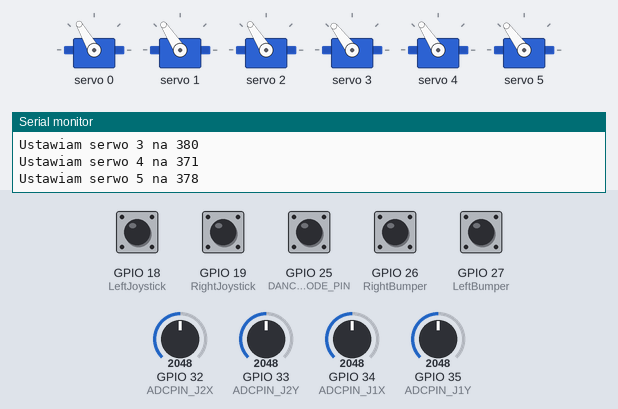
The sketch below on a simulated ESP32. On the bench: 6 × servo, the last lines printed to the serial monitor. Inputs (shaded band) come from the test bench; at power-on: GPIO 18 (LeftJoystick), GPIO 19 (RightJoystick), GPIO 25 (DANCE_MODE_PIN), GPIO 26 (RightBumper), GPIO 27 (LeftBumper) HIGH, GPIO 32 (ADCPIN_J2X) = 2048, GPIO 33 (ADCPIN_J2Y) = 2048, GPIO 34 (ADCPIN_J1X) = 2048, GPIO 35 (ADCPIN_J1Y) = 2048.

Above: at 1.2 s.
1.3 s: GPIO 25 (DANCE_MODE_PIN) pulled LOW for 0.15 s
At 5.0 s:
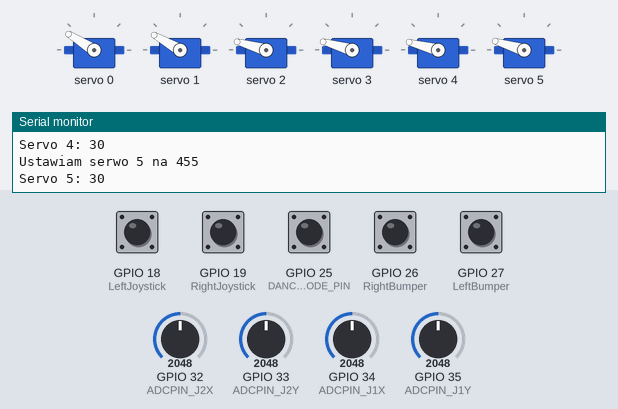
At 7.1 s:
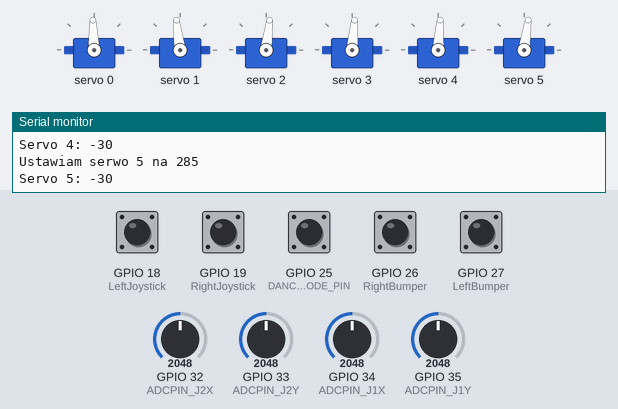
Timing chart, 0 to 21.3 s (numbered marks = the images above; inputs shaded):
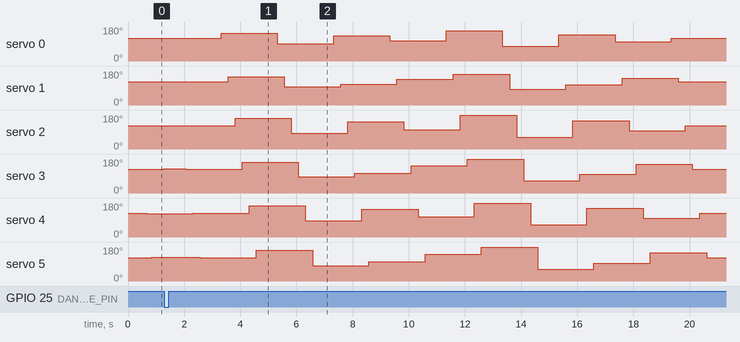

Measured:
- after the input at 1.3 s, servo 0: 120° → 148° after 2.0 s, → 92° 2.0 s later, → 134° 2.0 s later, → 106° 2.0 s later, … (9 changes in this stretch); servo 1: 123° → 150° after 2.3 s, → 97° 2.0 s later, → 110° 2.0 s later, → 137° 2.0 s later, … (9 changes in this stretch)

The sketch:

Robot_Ultimate.ino
```cpp
#include "utilsf.h"
#include "board.h"
#include "pwm.h"
#include "joystick.h"
#include "control.h"
#include <Wire.h>
#include <Adafruit_PWMServoDriver.h>
#include "dance.h"
#include "toolsteer.h"

int tryb_robota = 1;

// Instancje joysticka
Joystick J1;
Joystick J2;


void setup() {

  Serial.begin(115200);
  pwm_setup();
  dance_setup();

  joystick_init(&J1, ADCPIN_J1X, ADCPIN_J1Y, 80, 80, 1916, 1872, 1, 0); // (*joystick, jx_pin, jy_pin, driftX, driftY, jx_center, jy_center, inv_x, inv_y)
  joystick_init(&J2, ADCPIN_J2X, ADCPIN_J2Y, 80, 80, 1883, 1845, 1, 0);
  toolsteer_setup();

  control_init();

}

bool danceMode() {

  if (digitalRead(DANCE_MODE_PIN) == LOW) {

    Serial.println("Dance mode ON");
    return 1;

  } else {

    Serial.println("Dance mode OFF");
    return 0;

  }
}

void loop(){
  // Aktualizacja sterowania -> odczyt zadanej prędkości

  if (danceMode() == 1){

    dance();

    Arm temp = dance_getCurrentPos();
    dance_angle_overwrite(temp.S);
    reset_lastTime();

  } else {

  joystick_update(&J1);
  joystick_update(&J2);

  control_update(&J1, &J2);
  }

}
```

board.h
```cpp
#ifndef BOARD_H
#define BOARD_H


#define ADCPIN_J1X 34
#define ADCPIN_J1Y 35
#define ADCPIN_J2X 32
#define ADCPIN_J2Y 33

#define LeftBumper 27
#define RightBumper 26
#define LeftJoystick 18
#define RightJoystick 19

#define DANCE_MODE_PIN 25 //randomowy pin

#endif
```

control.cpp
```cpp
#include "utilsf.h"
#include "pwm.h"
#include "filtry.h"
#include "joystick.h"
#include "toolsteer.h"
#include "control.h"
#include <Arduino.h>


LPFI_data LPF_J1X, LPF_J1Y;
LPFI_data LPF_J2X, LPF_J2Y;

LPFI_data LPF_B1, LPF_B2; // Pary przycisków lewo-prawo

AngleAcc AngleS0, AngleS1, AngleS2, AngleS3; // Instancje kątów serw // 4 Serwa Pierwotne

AngleAcc AngleS4, AngleS5; // Dwa Serwa Ostateczne // S5->Chwytak


static const float si = 0.1f; // small input -> część sterowania która pomija filtr [zakres od 0.0 do 1.0]
static const float si_btn = 0.15f; // small input dla przycisków
static const float T = 0.01f; // okres wywołania [sekundy]


// Wstępna deklaracja
static void angle_init(AngleAcc* angleAcc, float start_angle, float Ki);
static void angle_update(float x, AngleAcc* angleAcc);
static float filterI(float x, LPFI_data* lpfi_data);
static float filterII(float x, LPFII_data* lpfii_data);
static unsigned char braking(float x_n, float x_n_1);
static void servo_update();


void control_init() {
  // Inicjalizacja instancji filtrów LPFI <-------------------------------------------------------- USTAWIĆ TAU
  LPFI_init(&LPF_J1X, 3.0f, 1.0f); // Instancja LPF // stała czasowa // wzmocnienie
  LPFI_init(&LPF_J1Y, 3.0f, 1.0f);
  LPFI_init(&LPF_J2X, 3.0f, 1.0f);
  LPFI_init(&LPF_J2Y, 3.0f, 1.0f);

  // TO DO
  LPFI_init(&LPF_B1, 3.0f, 1.0f); // SerwoX na przyciski
  LPFI_init(&LPF_B2, 3.0f, 1.0f); // Chwytak


  // Inicjalizacja kątów i wzmocnienia całki (Ki) poszczególnych serw
  angle_init(&AngleS0, START_ANGLE_S0, 200.0f); // Instancja całki kąta // kąt początkowy // wzmocnienie całki
  angle_init(&AngleS1, START_ANGLE_S1, 200.0f);
  angle_init(&AngleS2, START_ANGLE_S2, 200.0f);
  angle_init(&AngleS3, START_ANGLE_S3, 200.0f);

  // TO DO
  angle_init(&AngleS4, START_ANGLE_S4, 200.0f); // SerwoX na przyciski
  angle_init(&AngleS5, START_ANGLE_S5, 200.0f); // Chwytak


  // Ustawienie serw na zinicjalizowaną pozycję
  servo_update();


  // Opóźnienie wywołania
  delay((int)(T*1000)); // T=0.01 -> delay=10ms
}


void control_update(Joystick* joy1, Joystick* joy2) {

  // Filtracja Dolnoprzepustowa // "Ładowanie" sterowania
  // Joystick 1 oś X
  float J1X_f = filterI(joy1->x*(1.0f-si), &LPF_J1X) + si*joy1->x;
  // Joystick 1 oś Y
  float J1Y_f = filterI(joy1->y*(1.0f-si), &LPF_J1Y) + si*joy1->y;
  // Joystick 2 oś X
  float J2X_f = filterI(joy2->x*(1.0f-si), &LPF_J2X) + si*joy2->x;
  // Joystick 2 oś Y
  float J2Y_f = filterI(joy2->y*(1.0f-si), &LPF_J2Y) + si*joy2->y;

  // TO DO - dodać Buttons* buttons do argumentów funkcji
  int jawD = jaw_direction();
  int headD = head_direction();
  float B1_f = filterI(jawD*(1.0f-si_btn), &LPF_B1) + si_btn*jawD;
  float B2_f = filterI(headD*(1.0f-si_btn), &LPF_B2) + si_btn*headD;


  // PRZYPISAĆ KANAŁY JOYSTICKA I PAR PRZYCISKÓW DO SERW <-------------------------------------------- TO DO
  angle_update(B1_f, &AngleS0);   // całka obecnej próbki
  angle_update(B2_f, &AngleS1);
  angle_update(J1X_f, &AngleS2);
  angle_update(J1Y_f, &AngleS3);
  angle_update(J2X_f, &AngleS4);
  angle_update(J2Y_f, &AngleS5);


  // Aktualizacja stanu serw
  servo_update();


  // Opóźnienie wywołania
  delay((int)(T*1000)); // T=0.01 -> delay=10ms
}


static void angle_init(AngleAcc* angleAcc, float start_angle, float Ki) {
  angleAcc->accumulator = start_angle; // początkowy dokładny kąt
  angleAcc->angle = (int)start_angle; // początkowy kąt całkowity
  angleAcc->Ki = Ki; // wzmocnienie całki
  float _ = timeDelta(&angleAcc->lastTime); // offset lastTime -> minimalizacja "uderzenia" całki
}

static void angle_update(float x, AngleAcc* angleAcc) {
  float Tp = timeDelta(&angleAcc->lastTime); // pomiar okresu wywołania całki
  float new_accumulator = Tp*angleAcc->Ki*x + angleAcc->accumulator; // integrator
  if (new_accumulator > ANGLE_MAX) { new_accumulator = ANGLE_MAX; } // ogranicz do +90.0
  else if (new_accumulator < ANGLE_MIN) { new_accumulator = ANGLE_MIN; } // ogranicz do -90.0
  angleAcc->accumulator = new_accumulator; // nadpisanie kątów
  angleAcc->angle = (int)new_accumulator;
}


static float filterI(float x, LPFI_data* lpfi_data) {
  if (SMOOTHING==OFF) {return x;} // Jeśli wygładzanie jest wyłączone -> omiń filtr

  // Przy szybkim hamowaniu doprowadź do stanu ustalonego mniejszej wartości
  if ( FAST_BRAKE==ON && braking(x, lpfi_data->y_n_1) ) {
    lpfi_data->y_n_1 = x; // symulowanie stanu ustalonego
    float _ = timeDelta(&lpfi_data->lastTime); // symulowanie wywołania filtra
    return x; // zwróć wartość "hamującą"
  } else {
    return LPF_I(x, lpfi_data); // normalna praca filtra
  }
}

static float filterII(float x, LPFII_data* lpfii_data) {
  if (SMOOTHING==OFF) {return x;}

  if ( FAST_BRAKE==ON && braking(x, lpfii_data->y_n_1) ) {
    lpfii_data->y_n_1 = x;
    lpfii_data->y_n_2 = x;
    float _ = timeDelta(&lpfii_data->lastTime);
    return x;
  } else {
    return LPF_II(x, lpfii_data);
  }
}


static unsigned char braking(float x_n, float x_n_1) {
  // Jeśli |x(n)| < |x(n-1)| to hamowanie=prawda
  if (ABS(x_n) < ABS(x_n_1)) {
    return 1; // Prawda
  } else {
    return 0; // Fałsz
  }
}


static void servo_update() {
  // Ustawienie serw
  servo_move(0, AngleS0.angle);
  servo_move(1, AngleS1.angle);
  servo_move(2, AngleS2.angle);
  servo_move(3, AngleS3.angle);
  servo_move(4, AngleS4.angle);
  servo_move(5, AngleS5.angle);
}


void reset_lastTime() {
  unsigned long now = millis();
  LPF_J1X.lastTime = now; LPF_J1Y.lastTime = now;
  LPF_J2X.lastTime = now; LPF_J2Y.lastTime = now;

  AngleS0.lastTime = now; AngleS1.lastTime = now; AngleS2.lastTime = now; AngleS3.lastTime = now;
  AngleS4.lastTime = now; AngleS5.lastTime = now;
}


static void angle_overwrite(AngleAcc* angleAcc, int newAngle) {
  angleAcc->accumulator = (float)newAngle;
  angleAcc->angle = newAngle;
}


void dance_angle_overwrite(int angles[6]) {
  angle_overwrite(&AngleS0, angles[0]);
  angle_overwrite(&AngleS1, angles[1]);
  angle_overwrite(&AngleS2, angles[2]);
  angle_overwrite(&AngleS3, angles[3]);
  angle_overwrite(&AngleS4, angles[4]);
  angle_overwrite(&AngleS5, angles[5]);
}
```

control.h
```cpp
#ifndef CONTROL_H
#define CONTROL_H


#define ANGLE_MAX 90.0f
#define ANGLE_MIN -90.0f

#define START_ANGLE_S0 0.0f
#define START_ANGLE_S1 0.0f
#define START_ANGLE_S2 0.0f
#define START_ANGLE_S3 0.0f
#define START_ANGLE_S4 0.0f
#define START_ANGLE_S5 0.0f


enum Toggle { OFF = 0, ON = 1 };


#define SMOOTHING ON
#define FAST_BRAKE ON


typedef struct {
  float Ki; //INIT
  float accumulator; // dokładny zcałkowany kąt
  int angle; // zcałkowany kąt całkowity
  unsigned long lastTime; // ostatnie wywołanie całki
} AngleAcc;


void control_init();
void control_update(Joystick* joy1, Joystick* joy2);
void reset_lastTime();
void dance_angle_overwrite(int angles[6]);


#endif
```

dance.cpp
```cpp
#include "dance.h"
#include <Arduino.h>
#include "utilsf.h"
#include "pwm.h"
#include "board.h"

int dance_pos;

Arm dancesequence[] = {
    {{0, 0, 0, 0, 0, 0}},
    {{30, 30, 30, 30, 30, 30}},
    {{-30, -30, -30, -30, -30, -30}},
    {{15, -15, 15, -15, 15, -15}},
    {{-15, 15, -15, 15, -15, 15}},
    {{45, 45, 45, 45, 45, 45}},
    {{-45, -45, -45, -45, -45, -45}},
    {{20, -20, 20, -20, 20, -20}},
    {{-20, 20, -20, 20, -20, 20}},
    {{0, 0, 0, 0, 0, 0}}
};


void dance_setup() {

    pinMode(DANCE_MODE_PIN, INPUT_PULLUP);

}


bool danceMode_1() {

    int buttonState = digitalRead(PIN);
    //Serial.print("Button state: "); Serial.println(buttonState);

    if (buttonState == LOW) {
        return true;
    } else {
        return false;
    }
}


void dance() {
    for(dance_pos = 0; dance_pos < (sizeof(dancesequence)/sizeof(Arm)); dance_pos++) {

        for (int servo_number = 0; servo_number < 6; servo_number++) {
            servo_move(servo_number, dancesequence[dance_pos].S[servo_number]);
            Serial.print("Servo "); Serial.print(servo_number); Serial.print(": "); Serial.println(dancesequence[dance_pos].S[servo_number]);
            delay(250);
        }

        delay(500);
    }
}


Arm dance_getCurrentPos() {
    return dancesequence[dance_pos-1];
}
```

dance.h
```cpp
#ifndef DANCE_H
#define DANCE_H

#include "utilsf.h"

#define PIN 14


void dance_setup();
bool danceMode();
void dance();
Arm dance_getCurrentPos();


#endif
```

filtry.cpp
```cpp
#include "utilsf.h"
#include "filtry.h"
#include <Arduino.h>


float timeDelta(unsigned long* lastTime) {
  unsigned long now = millis(); // odczyt obecnego czasu
  unsigned long delta_ms = MAX(0, now - *lastTime); // różnica czasów + zabezpieczenie
  *lastTime = now; // nadpisanie czasu ostatniego wywołania
  return (float)delta_ms/1000; // konwersja na sekundy
}


void LPFI_init(LPFI_data* data, float tau, float k) {
  data->y_n_1 = 0.0f;
  data->tau = tau;
  data->k = k;
  data->lastTime = millis();
}

void LPFII_init(LPFII_data* data, float tau, float k) {
  data->y_n_1 = 0.0f;
  data->y_n_2 = 0.0f;
  data->tau = tau;
  data->k = k;
  data->lastTime = millis();
}


void LPFI_shift_s(LPFI_data* data, float y) {
  data->y_n_1 = y;
}

void LPFII_shift_s(LPFII_data* data, float y) {
  data->y_n_2 = data->y_n_1;
  data->y_n_1 = y;
}


float LPF_I(float x, LPFI_data* data) {
  float Tp = timeDelta(&data->lastTime); // pomiar okresu wywołania
  float y = (data->k*Tp)/(data->tau + Tp)*x + data->tau/(data->tau + Tp)*data->y_n_1; // wzór filtra
  data->y_n_1 = y; // przesunięcie próbki
  return y;
}

float LPF_II(float x, LPFII_data* data) {
  float Tp = timeDelta(&data->lastTime);
  return ((data->k*SQUARE(Tp))/SQUARE(data->tau + Tp))*x + \
  ((2*data->tau)/(data->tau + Tp))*data->y_n_1 - \
  (SQUARE(data->tau)/SQUARE(data->tau + Tp))*data->y_n_2;
}
```

filtry.h
```cpp
#ifndef FILTRY_H
#define FILTRY_H


#define SQUARE(val) ((val) * (val))


typedef struct {
  float y_n_1; // poprzednia próbka
  float tau; // stała czasowa
  float k; // wzmocnienie
  unsigned long lastTime; // ostatnie wywołanie (w ms od uruchomienia kodu)
} LPFI_data;

typedef struct {
  float y_n_1;
  float y_n_2;
  float tau;
  float k;
  unsigned long lastTime;
} LPFII_data;


float timeDelta(unsigned long* lastTime);

void LPFI_init(LPFI_data* data, float tau, float k);
void LPFII_init(LPFII_data* data, float tau, float k);

void LPFI_shift_s(LPFI_data* data, float y);
void LPFII_shift_s(LPFII_data* data, float y);

float LPF_I(float x, LPFI_data* data);
float LPF_II(float x, LPFII_data* data);


#endif
```

joystick.cpp
```cpp
#include "joystick.h"
#include <Arduino.h>


void joystick_init(Joystick* joystick, unsigned char jx_pin, unsigned char jy_pin, unsigned char driftX, unsigned char driftY, unsigned int jx_center, unsigned int jy_center, unsigned char inv_x, unsigned char inv_y)
{
  joystick->jx_pin = jx_pin;
  joystick->jy_pin = jy_pin;
  joystick->driftX = driftX;
  joystick->driftY = driftY;
  joystick->jx_center = jx_center;
  joystick->jy_center = jy_center;
  joystick->invert_x = inv_x;
  joystick->invert_y = inv_y;
  joystick->x = 0.0f;
  joystick->y = 0.0f;
}


void joystick_update(Joystick* joystick)
{
  // Wyjścia znormalizowane // -1.0 <-> 1.0
  float x;
  float y;

  // Odczyt z ADC // 0.0-3.3V -> 0-4095
  int16_t rawX = analogRead(joystick->jx_pin);
  int16_t rawY = analogRead(joystick->jy_pin);

  // Wstępne przesunięcie -> pozycja środkowa joysticka = 0
  rawX -= joystick->jx_center;
  rawY -= joystick->jy_center;


  // Zerowanie DRIFTu / Strefa Nieczułości -> +-drift<CHANNEL>
  if (( rawX >= (-1*joystick->driftX) ) && ( rawX <= joystick->driftX )) {rawX=0;}
  if (( rawY >= (-1*joystick->driftY) ) && ( rawY <= joystick->driftY )) {rawY=0;}


  // Skalowanie -> Normalizacja do +-1.0
  if (rawX < 0) {
    rawX += joystick->driftX;
    x = (float)rawX / (joystick->jx_center - joystick->driftX); // rzutowanie do float
  } else if (rawX > 0) {
    rawX -= joystick->driftX;
    x = (float)rawX / (ADC_RANGE - joystick->jx_center - joystick->driftX);
  } else {x = 0.0f;}

  if (rawY < 0) {
    rawY += joystick->driftY;
    y = (float)rawY / (joystick->jy_center - joystick->driftY); // rzutowanie do float
  } else if (rawY > 0) {
    rawY -= joystick->driftY;
    y = (float)rawY / (ADC_RANGE - joystick->jy_center - joystick->driftY);
  } else {y = 0.0f;}


  // Odwracanie osi sterowania
  if (joystick->invert_x) {x *= -1.0f;}
  if (joystick->invert_y) {y *= -1.0f;}


  // Aktualizacja zmiennych
  joystick->x = x;
  joystick->y = y;


}
```

joystick.h
```cpp
#ifndef JOYSTICK_H
#define JOYSTICK_H


#define ADC_RANGE 4095


typedef struct {
  unsigned char invert_x; // odwróć oś x sterowania {0, 1}
  unsigned char invert_y; // odwróć oś y sterowania {0, 1}
  unsigned char jx_pin; // pin kanału x
  unsigned char jy_pin; // pin kanału y
  unsigned char driftX; // drift kanału x
  unsigned char driftY; // drift kanału y
  unsigned int jx_center; // wskazanie ADC przy centrum osi x
  unsigned int jy_center; // wskazanie ADC przy centrum osi y
  float x; // sterowanie kanału x znormalizowane do [-1.0 ; 1.0]
  float y; // sterowanie kanału y znormalizowane do [-1.0 ; 1.0]
} Joystick;


void joystick_init(
  Joystick* joystick, // wskaźnik na strukturę danych joysticka
  unsigned char jx_pin, // pin podłączenia kanału x joysticka
  unsigned char jy_pin, // pin podłączenia kanału y joysticka
  unsigned char driftX, // drift kanału x joysticka
  unsigned char driftY, // drift kanału y joysticka
  unsigned int jx_center, // wartość średnia kanału x przy braku sterowania
  unsigned int jy_center, // wartość średnia kanału y przy braku sterowania
  unsigned char inv_x, // flaga odwrócenia osi x
  unsigned char inv_y // flaga odwrócenia osi y
); // inicjalizacja stałych

void joystick_update(Joystick* joystick); // aktualizacja sterowania


#endif
```

pwm.cpp
```cpp
#include "pwm.h"
#include <Arduino.h>
#include <Wire.h>
#include <Adafruit_PWMServoDriver.h>


static Adafruit_PWMServoDriver pwm = Adafruit_PWMServoDriver();


void pwm_setup() {
  Serial.println("PWM: Setup");

  pwm.begin();
  pwm.setPWMFreq(SERVO_FREQ);

  Serial.println("PWM: Done");
}


void servo_move(unsigned char servo_n, int degrees) {
  clamp_angle(&degrees); // Zabezpieczenie
  int pulseLen = angle_to_pwm(servo_n, degrees); // konwersja kąta na ilość kwantów okna pwm

  Serial.print("Ustawiam serwo ");
  Serial.print(servo_n); Serial.print(" na "); Serial.println(pulseLen); // pulseLen albo degrees

  pwm.setPWM(servo_n, 0, pulseLen);
}


void clamp_angle(int* angle) {
  int _angle = *angle;
  if ( _angle > DEGMAX ) { *angle = DEGMAX; } // 90
  if ( _angle < DEGMIN ) { *angle = DEGMIN; } // -90
}


int angle_to_pwm(unsigned char servo_n, int angle) {
  int pulseLen;

  switch (servo_n) {
    case 0: {
      pulseLen = map(angle, DEGMIN, DEGMAX, S0_MIN, S0_MAX);
      break;
    }
    case 1: {
      pulseLen = map(angle, DEGMIN, DEGMAX, S1_MIN, S1_MAX);
      break;
    }
    case 2: {
      pulseLen = map(angle, DEGMIN, DEGMAX, S2_MIN, S2_MAX);
      break;
    }
    case 3: {
      pulseLen = map(angle, DEGMIN, DEGMAX, S3_MIN, S3_MAX);
      break;
    }
    case 4: {
      pulseLen = map(angle, DEGMIN, DEGMAX, S4_MIN, S4_MAX);
      break;
    }
    case 5: {
      pulseLen = map(angle, DEGMIN, DEGMAX, S5_MIN, S5_MAX);
      break;
    }
  }

  return pulseLen;
}
```

pwm.h
```cpp
#ifndef PWM_H
#define PWM_H


#define DEGMIN -90
#define DEGMAX 90

//#define SERVOMIN  150
//#define SERVOMAX  600
//#define USMIN  600
//#define USMAX  2400
#define SERVO_FREQ 50

#define S0_MIN 190
#define S0_MAX 540

#define S1_MIN 205
#define S1_MAX 540

#define S2_MIN 115
#define S2_MAX 630

#define S3_MIN 125
#define S3_MAX 625

#define S4_MIN 125
#define S4_MAX 630

#define S5_MIN 115
#define S5_MAX 625


void pwm_setup();
void servo_move(unsigned char servo_n, int degrees);
void clamp_angle(int* angle);
int angle_to_pwm(unsigned char servo_n, int angle);


#endif
```

toolsteer.cpp
```cpp
#include "toolsteer.h"
#include <Arduino.h>
#include "board.h"

void toolsteer_setup() {

    pinMode(LeftBumper, INPUT_PULLUP);
    pinMode(RightBumper, INPUT_PULLUP);

    pinMode(LeftJoystick, INPUT_PULLUP);
    pinMode(RightJoystick, INPUT_PULLUP);

    pinMode(DANCE_MODE_PIN, INPUT_PULLUP);

}

int head_direction() {
    int buttonState1 = digitalRead(LeftBumper);
    int buttonState2 = digitalRead(RightBumper);

    if (buttonState1 == LOW && buttonState2 == LOW) {
        return 0;
    }

    if (buttonState1 == LOW) {
        return -1;
    }

    if (buttonState2 == LOW) {
        return 1;
    }

    return 0;
}

int jaw_direction() {
    int buttonState1 = digitalRead(LeftJoystick);
    int buttonState2 = digitalRead(RightJoystick);
    Serial.print("Jaw button state: "); Serial.print(buttonState1); Serial.print(", "); Serial.println(buttonState2);

    if (buttonState1 == LOW && buttonState2 == LOW) {
        return 0;
    }

    if (buttonState1 == LOW) {
        return -1;
    }

    if (buttonState2 == LOW) {
        return 1;
    }

    return 0;
}
```

toolsteer.h
```cpp
#ifndef TOOLSTEER_H
#define TOOLSTEER_H


void toolsteer_setup();
int head_direction();
int jaw_direction();


#endif
```

Source omitted: utilsf.h (358 bytes)
